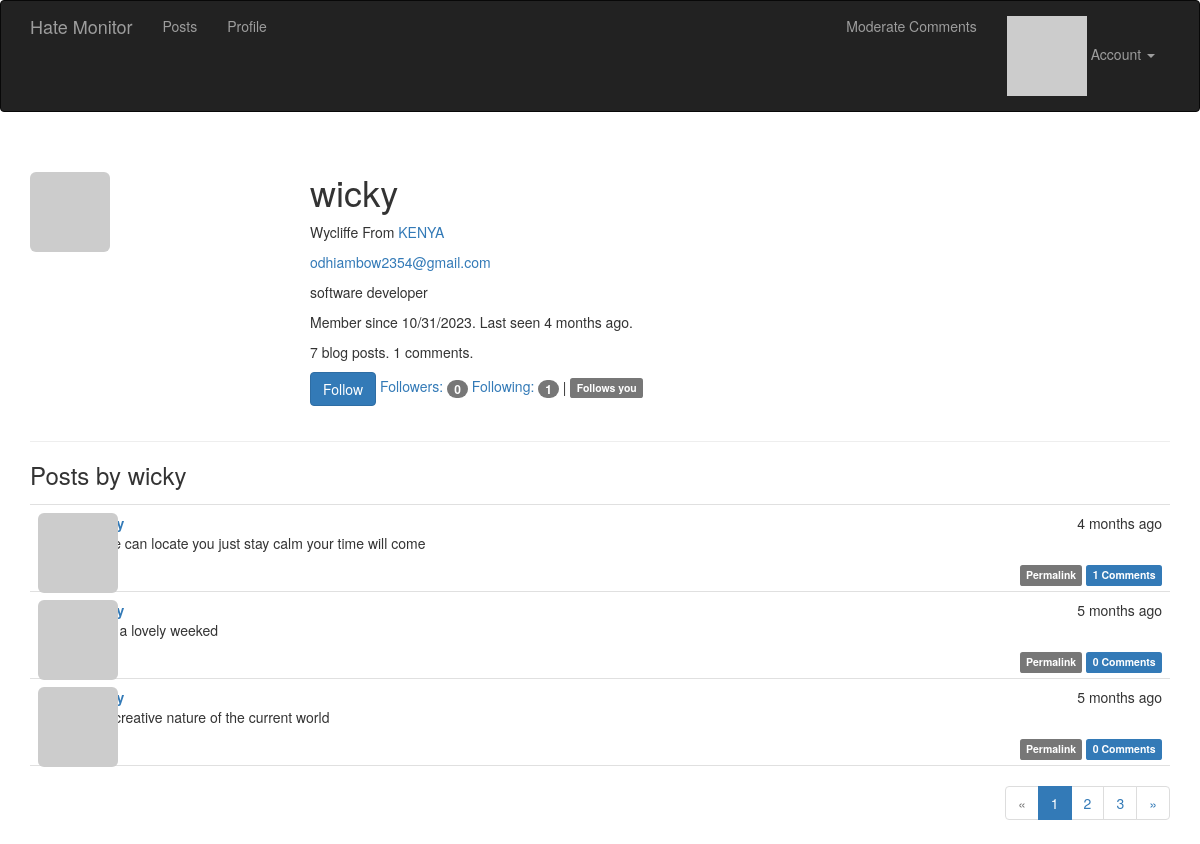
Page /user/wicky (signed in) on the committed database.
### app/models.py (models this page shows, shortened)
class User(UserMixin, db.Model):
    __tablename__ = 'users'
    id = db.Column(db.Integer, primary_key=True)
    email = db.Column(db.String(64), unique=True, index=True)
    username = db.Column(db.String(64), unique=True, index=True)
    role_id = db.Column(db.Integer, db.ForeignKey('roles.id'))
    password_hash = db.Column(db.String(128))
    confirmed = db.Column(db.Boolean, default=False)
    name = db.Column(db.String(64))
    location = db.Column(db.String(64))
    about_me = db.Column(db.Text())
    member_since = db.Column(db.DateTime(), default=datetime.utcnow)
    last_seen = db.Column(db.DateTime(), default=datetime.utcnow)
    avatar_hash = db.Column(db.String(32))
    posts = db.relationship('Post', backref='author', lazy='dynamic')
    followed = db.relationship('Follow',
                               foreign_keys=[Follow.follower_id],
                               backref=db.backref('follower', lazy='joined'),
                               lazy='dynamic',
                               cascade='all, delete-orphan')
    followers = db.relationship('Follow',
                                foreign_keys=[Follow.followed_id],
                                backref=db.backref('followed', lazy='joined'),
                                lazy='dynamic',
                                cascade='all, delete-orphan')
    comments = db.relationship('Comment', backref='author', lazy='dynamic')
    @property
    def password(self):
        raise AttributeError('password is not a readable attribute')
    def can(self, perm):
        return self.role is not None and self.role.has_permission(perm)
    def is_administrator(self):
        return self.can(Permission.ADMIN)
    def ping(self):
        self.last_seen = datetime.utcnow()
        db.session.add(self)
    def gravatar(self, size=100, default='identicon', rating='g'):
        url = 'https://secure.gravatar.com/avatar'
        hash = self.avatar_hash or self.gravatar_hash()
        return '{url}/{hash}?s={size}&d={default}&r={rating}'.format(
            url=url, hash=hash, size=size, default=default, rating=rating)
    def is_following(self, user):
        if user.id is None:
            return False
        return self.followed.filter_by(
            followed_id=user.id).first() is not None

class Post(db.Model):
    __tablename__ = 'posts'
    id = db.Column(db.Integer, primary_key=True)
    body = db.Column(db.Text)
    body_html = db.Column(db.Text)
    timestamp = db.Column(db.DateTime, index=True, default=datetime.utcnow)
    author_id = db.Column(db.Integer, db.ForeignKey('users.id'))
    comments = db.relationship('Comment', backref='post', lazy='dynamic')

### app/main/views.py (the view)
@main.route('/user/<username>')
def user(username):
    user = User.query.filter_by(username=username).first_or_404()
    page = request.args.get('page', 1, type=int)
    pagination = user.posts.order_by(Post.timestamp.desc()).paginate(
        page=page, per_page=current_app.config['FLASKY_POSTS_PER_PAGE'],
        error_out=False)
    posts = pagination.items
    return render_template('user.html', user=user, posts=posts,
                           pagination=pagination)

### app/auth/views.py (called while the page is built)
@auth.before_app_request
def before_request():
    if current_user.is_authenticated:
        current_user.ping()
        if not current_user.confirmed \
                and request.endpoint \
                and request.blueprint != 'auth' \
                and request.endpoint != 'static':
            return redirect(url_for('auth.unconfirmed'))

### app/main/__init__.py (called while the page is built)
@main.app_context_processor
def inject_permissions():
  return dict(Permission=Permission)

### app/models.py (called while the page is built)
@login_manager.user_loader
def load_user(user_id):
    return User.query.get(int(user_id))

    def has_permission(self, perm):
        return self.permissions and perm == perm

### app/templates/user.html (shortened to what this page needs)
{% extends "base.html" %}
{% import "_macros.html" as macros %}
{% block page_content %}
<div class="page-header">
    <img class="img-rounded profile-thumbnail" src="{{ user.gravatar(size=100) }}">
    <div class="profile-header">
        <h1>{{ user.username }}</h1>
        {% if user.name or user.location %}
        <p>
            {% if user.name %}{{ user.name }}{% endif %}
            {% if user.location %}
                From <a href="http://maps.google.com/?q={{ user.location }}"> {{ user.location }}</a><br>
            {% endif %}
        </p>
        {% endif %}
        {% if current_user.is_administrator() %}
        <p><a href="mailto:{{ user.email }}">{{ user.email }}</a></p>
        {% endif %}
        {% if user.about_me %}<p>{{ user.about_me }}</p>{% endif %}
        <p>Member since {{ moment(user.member_since).format('L') }}. Last seen {{ moment(user.last_seen).fromNow() }}.</p>
        <p>{{ user.posts.count() }} blog posts. {{ user.comments.count() }} comments.</p>
        <p>
            {% if current_user.can(Permission.FOLLOW) and user != current_user %}
                {% if not current_user.is_following(user) %}
                <a href="{{ url_for('.follow', username=user.username) }}" class="btn btn-primary">Follow</a>
                {% else %}
                <a href="{{ url_for('.unfollow', username=user.username) }}" class="btn btn-default">Unfollow</a>
                {% endif %}
            {% endif %}
            <a href="{{ url_for('.followers', username=user.username) }}">Followers: <span class="badge">{{ user.followers.count() - 1 }}</span></a>
            <a href="{{ url_for('.followed_by', username=user.username) }}">Following: <span class="badge">{{ user.followed.count() - 1 }}</span></a>
            {% if current_user.is_authenticated and user != current_user and user.is_following(current_user) %}
            | <span class="label label-default">Follows you</span>
            {% endif %}
        </p>
    </div>
</div>
<h3>Posts by {{ user.username }}</h3>
{% include '_posts.html' %}
{% if pagination %}
<div class="pagination">
    {{ macros.pagination_widget(pagination, '.user', username=user.username) }}
</div>
{% endif %}
{% endblock %}

### app/templates/base.html (shortened to what this page needs)
{% extends "bootstrap/base.html" %}
{% block head %}
{{ super() }}
<link rel="stylesheet" type="text/css" href="{{ url_for('static', filename='styles.css') }}">
{% endblock %}
<!--{% block navbar %}
<header class="site-header">
<div class="navbar navbar-inverse" role="navigation">
    <div class="container">
        <div class="navbar-header">
            <a class="navbar-brand" href="{{ url_for('main.HateMonitor') }}">Hate Monitor</a>
        </div>
        <div class="navbar-collapse collapse">
            <ul class="nav navbar-nav">
                <li><a href="{{ url_for('main.index') }}">Posts</a></li>
                {% if current_user.is_authenticated %}
                <li><a href="{{ url_for('main.user', username=current_user.username) }}">Profile</a></li>
                {% endif %}
            </ul>
            <ul class="nav navbar-nav navbar-right">
                {% if current_user.can(Permission.MODERATE) %}
                <li><a href="{{ url_for('main.moderate') }}">Moderate Comments</a></li>
                {% endif %}
                {% if current_user.is_authenticated %}
                <li class="dropdown">
                    <a href="#" class="dropdown-toggle" data-toggle="dropdown">
                        <img src="{{ current_user.gravatar(size=18) }}">
                        Account <b class="caret"></b>
                    </a>
                </li>
                {% else %}
                <li><a href="{{ url_for('auth.login') }}">Log In</a></li>
                {% endif %}
            </ul>
        </div>
    </div>
</div>
</header>
{% endblock %}-->
{% block content %}
<div class="container">
    {% block page_content %}{% endblock %}
</div>
{% endblock %}

### app/templates/_macros.html
{% macro pagination_widget(pagination, endpoint, fragment='') %}
<ul class="pagination">
    <li{% if not pagination.has_prev %} class="disabled"{% endif %}>
        <a href="{% if pagination.has_prev %}{{ url_for(endpoint, page=pagination.prev_num, **kwargs) }}{{ fragment }}{% else %}#{% endif %}">
            &laquo;
        </a>
    </li>
    {% for p in pagination.iter_pages() %}
        {% if p %}
            {% if p == pagination.page %}
            <li class="active">
                <a href="{{ url_for(endpoint, page = p, **kwargs) }}{{ fragment }}">{{ p }}</a>
            </li>
            {% else %}
            <li>
                <a href="{{ url_for(endpoint, page = p, **kwargs) }}{{ fragment }}">{{ p }}</a>
            </li>
            {% endif %}
        {% else %}
        <li class="disabled"><a href="#">&hellip;</a></li>
        {% endif %}
    {% endfor %}
    <li{% if not pagination.has_next %} class="disabled"{% endif %}>
        <a href="{% if pagination.has_next %}{{ url_for(endpoint, page=pagination.next_num, **kwargs) }}{{ fragment }}{% else %}#{% endif %}">
            &raquo;
        </a>
    </li>
</ul>
{% endmacro %}

### app/templates/_posts.html (shortened to what this page needs)
<ul class="posts">
    {% for post in posts %}
    <li class="post">
        <div class="post-thumbnail">
            <a href="{{ url_for('.user', username=post.author.username) }}">
                <img class="img-rounded profile-thumbnail" src="{{ post.author.gravatar(size=40) }}">
            </a>
        </div>
        <div class="post-content">
            <div class="post-date">{{ moment(post.timestamp).fromNow() }}</div>
            <div class="post-author"><a href="{{ url_for('.user', username=post.author.username) }}">{{ post.author.username }}</a></div>
            <div class="post-body">
                {% if post.body_html %}
                    {{ post.body_html | safe }}
                {% else %}
                    {{ post.body }}
                {% endif %}
            </div>
            <div class="post-footer">
                <a href="{{ url_for('.post', id=post.id) }}">
                    <span class="label label-default">Permalink</span>
                </a>
                <a href="{{ url_for('.post', id=post.id) }}#comments">
                    <span class="label label-primary">
                        {{ post.comments.count() }} Comments
                    </span>
                </a>
            </div>
        </div>
    </li>
    {% endfor %}
</ul>

### app/static/styles.css (style rules this page uses)
.profile-thumbnail { position: absolute; }
.profile-header { min-height: 260px; margin-left: 280px; }
ul.posts { list-style-type: none; padding: 0px; margin: 16px 0px 0px 0px; border-top: 1px solid #e0e0e0; }
ul.posts li.post { padding: 8px; border-bottom: 1px solid #e0e0e0; }
div.post-date { float: right; }
div.post-author { font-weight: bold; }
div.post-thumbnail { position: absolute; }
div.post-content { margin-left: 48px; min-height: 48px; }
div.post-footer { text-align: right; }
div.pagination { width: 100%; text-align: right; padding: 0px; margin: 0px; }

### rows in the picture
User: username "wicky", name "Wycliffe", location "KENYA", email "odhiambow2354@gmail.com", about_me "software developer", member_since "10/31/2023", last_seen "4 months ago"
Post: timestamp "4 months ago", body_html "grace can locate you just stay calm your time will come", comments.count "1"
Post: timestamp "5 months ago", body_html "what a lovely weeked", comments.count "0"
Post: timestamp "5 months ago", body_html "The creative nature of the current world", comments.count "0"

### other values in the picture
{{ user.posts.count() }} "7"
{{ user.comments.count() }} "1"
{{ user.followers.count() - 1 }} "0"
{{ user.followed.count() - 1 }} "1"
{{ p }} "1"
{{ p }} "2" "3"
